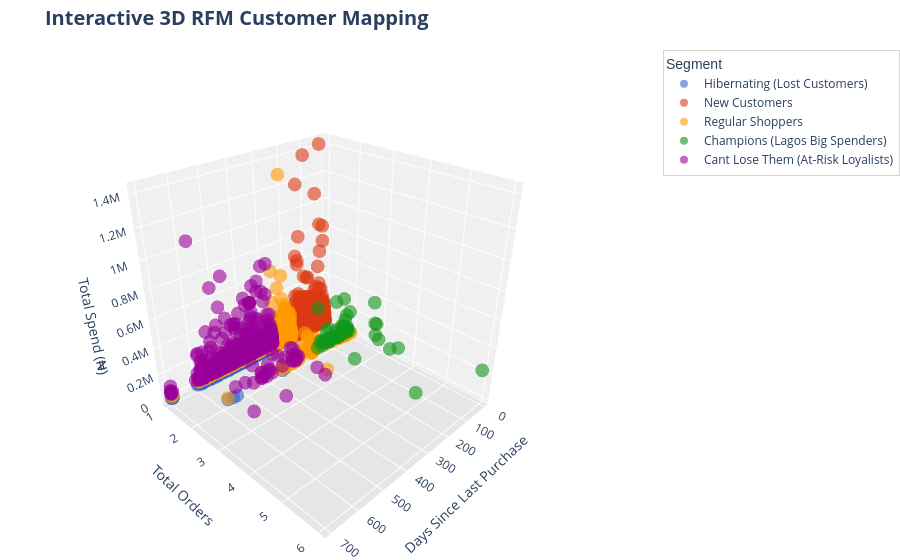

Here is the notebook cell this chart was saved with:
### Markdown cell above
\
**Interactive Dashboard**

### Code cell
import plotly.express as px

# Creating a clean sample of 5,000 random customers to keep the interactive plot fast
df_sample = rfm.sample(n=min(5000, len(rfm)), random_state=42)

# Building the 3D Scatter Plot
fig = px.scatter_3d(
    df_sample, 
    x='Recency', 
    y='Frequency', 
    z='Monetary',
    color='Segment',
    opacity=0.6, 
    title='<b>Interactive 3D RFM Customer Mapping</b>',
    labels={
        'Recency': 'Days Since Last Purchase',
        'Frequency': 'Total Orders',
        'Monetary': 'Total Spend (₦)'
    },
    color_discrete_sequence=px.colors.qualitative.G10 
)

fig.update_layout(
    title_font_size=20,
    margin=dict(l=0, r=0, b=0, t=50),
    scene=dict(
        camera=dict(
            eye=dict(x=1.5, y=1.5, z=1.2) 
        ),
        xaxis=dict(
            backgroundcolor="rgb(240, 240, 240)",
            gridcolor="white",
            showbackground=True,
            zerolinecolor="white",
        ),
        yaxis=dict(
            backgroundcolor="rgb(240, 240, 240)",
            gridcolor="white",
            showbackground=True,
            zerolinecolor="white",
        ),
        zaxis=dict(
            backgroundcolor="rgb(230, 230, 230)",
            gridcolor="white",
            showbackground=True,
            zerolinecolor="white",
        ),
    ),
    legend=dict(
        title_font_family="Arial",
        font=dict(size=12),
        bgcolor="rgba(255,255,255,0.8)",
        bordercolor="lightgray",
        borderwidth=1
    )
)

fig.show()

### Figure 1 — Plotly figure (JSON) as saved in the notebook; plotly's stock layout.template omitted (floating-point values rounded to 4 significant figures; data arrays with more than 128 entries replaced by an {"elided": "..."} marker saying what was removed)
{"data": [{"hovertemplate": "Segment=Hibernating (Lost Customers)<br>Days Since Last Purchase=%{x}<br>Total Orders=%{y}<br>Total Spend (₦)=%{z}<extra></extra>", "legendgroup": "Hibernating (Lost Customers)", "marker": {"color": "#3366CC", "opacity": 0.6, "symbol": "circle"}, "mode": "markers", "name": "Hibernating (Lost Customers)", "scene": "scene", "showlegend": true, "type": "scatter3d", "x": {"elided": "837 int values"}, "y": {"elided": "837 int values"}, "z": {"elided": "837 float values"}}, {"hovertemplate": "Segment=New Customers<br>Days Since Last Purchase=%{x}<br>Total Orders=%{y}<br>Total Spend (₦)=%{z}<extra></extra>", "legendgroup": "New Customers", "marker": {"color": "#DC3912", "opacity": 0.6, "symbol": "circle"}, "mode": "markers", "name": "New Customers", "scene": "scene", "showlegend": true, "type": "scatter3d", "x": {"elided": "1956 int values"}, "y": {"elided": "1956 int values"}, "z": {"elided": "1956 float values"}}, {"hovertemplate": "Segment=Regular Shoppers<br>Days Since Last Purchase=%{x}<br>Total Orders=%{y}<br>Total Spend (₦)=%{z}<extra></extra>", "legendgroup": "Regular Shoppers", "marker": {"color": "#FF9900", "opacity": 0.6, "symbol": "circle"}, "mode": "markers", "name": "Regular Shoppers", "scene": "scene", "showlegend": true, "type": "scatter3d", "x": {"elided": "1343 int values"}, "y": {"elided": "1343 int values"}, "z": {"elided": "1343 float values"}}, {"hovertemplate": "Segment=Champions (Lagos Big Spenders)<br>Days Since Last Purchase=%{x}<br>Total Orders=%{y}<br>Total Spend (₦)=%{z}<extra></extra>", "legendgroup": "Champions (Lagos Big Spenders)", "marker": {"color": "#109618", "opacity": 0.6, "symbol": "circle"}, "mode": "markers", "name": "Champions (Lagos Big Spenders)", "scene": "scene", "showlegend": true, "type": "scatter3d", "x": [139, 80, 44, 61, 60, 116, 16, 153, 88, 124, 29, 86, 92, 123, 43, 37, 182, 157, 33, 40, 66, 46, 101, 160, 146, 109, 179, 48, 119, 36, 19, 55, 137, 159, 80, 125, 68, 34, 105, 28, 126, 117, 123, 48, 34, 169, 14, 83, 42, 126, 91, 101, 128, 28, 12, 137, 34], "y": [3, 4, 3, 2, 2, 2, 2, 2, 2, 4, 3, 2, 2, 2, 2, 3, 2, 5, 3, 2, 2, 2, 2, 2, 2, 2, 2, 2, 2, 2, 2, 2, 2, 2, 2, 2, 2, 2, 2, 2, 2, 2, 2, 2, 2, 2, 3, 2, 2, 2, 2, 2, 2, 2, 6, 2, 2], "z": [42310.0, 209300.0, 421000.0, 69250.0, 122000.0, 55650.0, 206300.0, 62930.0, 350000.0, 244200.0, 231200.0, 107100.0, 55610.0, 41680.0, 44500.0, 245100.0, 44800.0, 70100.0, 143400.0, 76300.0, 51450.0, 97300.0, 59320.0, 42240.0, 53200.0, 67510.0, 372800.0, 109200.0, 56600.0, 75250.0, 40560.0, 105000.0, 73650.0, 84000.0, 40080.0, 46410.0, 44730.0, 50520.0, 53520.0, 80360.0, 154500.0, 53470.0, 68220.0, 342600.0, 192700.0, 87460.0, 88800.0, 43730.0, 157800.0, 67480.0, 46890.0, 55620.0, 60830.0, 64540.0, 240700.0, 146500.0, 69930.0]}, {"hovertemplate": "Segment=Cant Lose Them (At-Risk Loyalists)<br>Days Since Last Purchase=%{x}<br>Total Orders=%{y}<br>Total Spend (₦)=%{z}<extra></extra>", "legendgroup": "Cant Lose Them (At-Risk Loyalists)", "marker": {"color": "#990099", "opacity": 0.6, "symbol": "circle"}, "mode": "markers", "name": "Cant Lose Them (At-Risk Loyalists)", "scene": "scene", "showlegend": true, "type": "scatter3d", "x": {"elided": "807 int values"}, "y": {"elided": "807 int values"}, "z": {"elided": "807 float values"}}], "layout": {"legend": {"bgcolor": "rgba(255,255,255,0.8)", "bordercolor": "lightgray", "borderwidth": 1, "font": {"size": 12}, "title": {"font": {"family": "Arial"}, "text": "Segment"}, "tracegroupgap": 0}, "margin": {"b": 0, "l": 0, "r": 0, "t": 50}, "scene": {"camera": {"eye": {"x": 1.5, "y": 1.5, "z": 1.2}}, "domain": {"x": [0, 1], "y": [0, 1]}, "xaxis": {"backgroundcolor": "rgb(240, 240, 240)", "gridcolor": "white", "showbackground": true, "title": {"text": "Days Since Last Purchase"}, "zerolinecolor": "white"}, "yaxis": {"backgroundcolor": "rgb(240, 240, 240)", "gridcolor": "white", "showbackground": true, "title": {"text": "Total Orders"}, "zerolinecolor": "white"}, "zaxis": {"backgroundcolor": "rgb(230, 230, 230)", "gridcolor": "white", "showbackground": true, "title": {"text": "Total Spend (₦)"}, "zerolinecolor": "white"}}, "title": {"font": {"size": 20}, "text": "<b>Interactive 3D RFM Customer Mapping</b>"}}}
